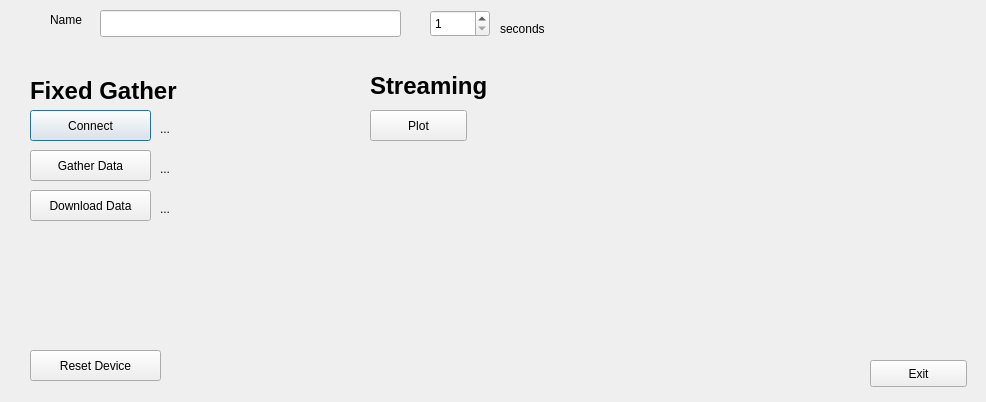
<?xml version="1.0" encoding="UTF-8"?>
<ui version="4.0">
 <class>MetawearApp</class>
 <widget class="QDialog" name="MetawearApp">
  <property name="geometry">
   <rect>
    <x>0</x>
    <y>0</y>
    <width>986</width>
    <height>402</height>
   </rect>
  </property>
  <property name="windowTitle">
   <string>Metawear App</string>
  </property>
  <widget class="QPushButton" name="buttonConnect">
   <property name="geometry">
    <rect>
     <x>30</x>
     <y>110</y>
     <width>121</width>
     <height>31</height>
    </rect>
   </property>
   <property name="text">
    <string>Connect</string>
   </property>
  </widget>
  <widget class="QLabel" name="labelConnect">
   <property name="geometry">
    <rect>
     <x>160</x>
     <y>120</y>
     <width>181</width>
     <height>17</height>
    </rect>
   </property>
   <property name="text">
    <string>...</string>
   </property>
  </widget>
  <widget class="QPushButton" name="buttonGatherData">
   <property name="geometry">
    <rect>
     <x>30</x>
     <y>150</y>
     <width>121</width>
     <height>31</height>
    </rect>
   </property>
   <property name="text">
    <string>Gather Data</string>
   </property>
  </widget>
  <widget class="QLabel" name="labelGatherData">
   <property name="geometry">
    <rect>
     <x>160</x>
     <y>160</y>
     <width>171</width>
     <height>17</height>
    </rect>
   </property>
   <property name="text">
    <string>...</string>
   </property>
  </widget>
  <widget class="QPushButton" name="buttonExit">
   <property name="geometry">
    <rect>
     <x>870</x>
     <y>360</y>
     <width>97</width>
     <height>27</height>
    </rect>
   </property>
   <property name="text">
    <string>Exit</string>
   </property>
  </widget>
  <widget class="QSpinBox" name="secondsSpin">
   <property name="geometry">
    <rect>
     <x>430</x>
     <y>10</y>
     <width>60</width>
     <height>27</height>
    </rect>
   </property>
   <property name="minimum">
    <number>1</number>
   </property>
  </widget>
  <widget class="QLabel" name="label">
   <property name="geometry">
    <rect>
     <x>500</x>
     <y>20</y>
     <width>66</width>
     <height>17</height>
    </rect>
   </property>
   <property name="text">
    <string>seconds</string>
   </property>
  </widget>
  <widget class="QPushButton" name="buttonDownloadData">
   <property name="geometry">
    <rect>
     <x>30</x>
     <y>190</y>
     <width>121</width>
     <height>31</height>
    </rect>
   </property>
   <property name="text">
    <string>Download Data</string>
   </property>
  </widget>
  <widget class="QLabel" name="labelDownloadData">
   <property name="geometry">
    <rect>
     <x>160</x>
     <y>200</y>
     <width>181</width>
     <height>17</height>
    </rect>
   </property>
   <property name="text">
    <string>...</string>
   </property>
  </widget>
  <widget class="QLineEdit" name="nameText">
   <property name="geometry">
    <rect>
     <x>100</x>
     <y>10</y>
     <width>301</width>
     <height>27</height>
    </rect>
   </property>
  </widget>
  <widget class="QLabel" name="label_2">
   <property name="geometry">
    <rect>
     <x>50</x>
     <y>10</y>
     <width>41</width>
     <height>20</height>
    </rect>
   </property>
   <property name="text">
    <string>Name</string>
   </property>
  </widget>
  <widget class="QLabel" name="label_3">
   <property name="geometry">
    <rect>
     <x>30</x>
     <y>80</y>
     <width>171</width>
     <height>21</height>
    </rect>
   </property>
   <property name="font">
    <font>
     <pointsize>18</pointsize>
     <weight>75</weight>
     <bold>true</bold>
    </font>
   </property>
   <property name="text">
    <string>Fixed Gather</string>
   </property>
  </widget>
  <widget class="QLabel" name="label_4">
   <property name="geometry">
    <rect>
     <x>370</x>
     <y>70</y>
     <width>171</width>
     <height>31</height>
    </rect>
   </property>
   <property name="font">
    <font>
     <pointsize>18</pointsize>
     <weight>75</weight>
     <bold>true</bold>
    </font>
   </property>
   <property name="text">
    <string>Streaming</string>
   </property>
  </widget>
  <widget class="QPushButton" name="buttonResetDevice">
   <property name="geometry">
    <rect>
     <x>30</x>
     <y>350</y>
     <width>131</width>
     <height>31</height>
    </rect>
   </property>
   <property name="text">
    <string>Reset Device</string>
   </property>
  </widget>
  <widget class="QWidget" name="matplotlibFigure" native="true">
   <property name="geometry">
    <rect>
     <x>500</x>
     <y>80</y>
     <width>351</width>
     <height>301</height>
    </rect>
   </property>
   <property name="autoFillBackground">
    <bool>false</bool>
   </property>
  </widget>
  <widget class="QPushButton" name="buttonPlot">
   <property name="geometry">
    <rect>
     <x>370</x>
     <y>110</y>
     <width>97</width>
     <height>31</height>
    </rect>
   </property>
   <property name="text">
    <string>Plot</string>
   </property>
  </widget>
 </widget>
 <resources/>
 <connections/>
</ui>
